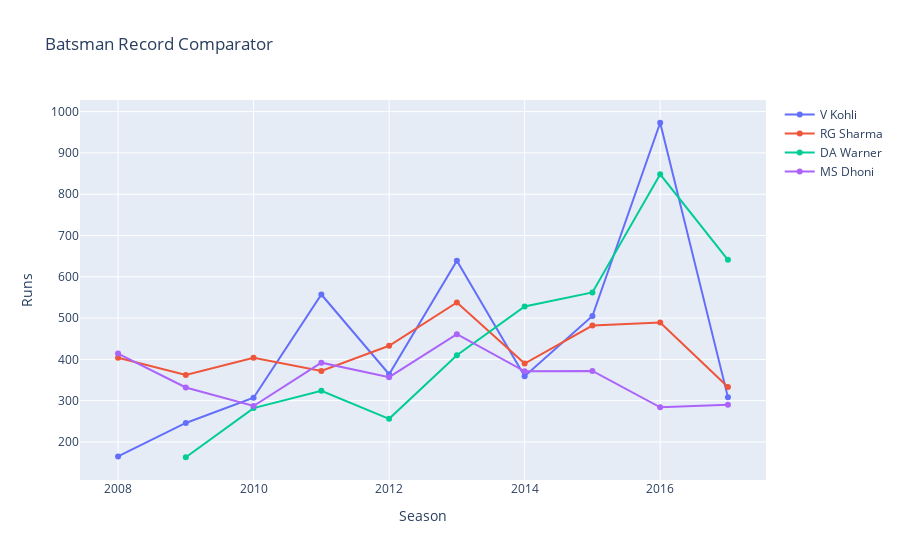

Source (notebook cell):
### Code cell
batsman_comp("V Kohli", "RG Sharma", "DA Warner", "MS Dhoni")

### Figure 1 — Plotly figure (JSON) as saved in the notebook; plotly's stock layout.template omitted (floating-point values rounded to 4 significant figures)
{"data": [{"mode": "lines+markers", "name": "V Kohli", "type": "scatter", "x": [2008, 2009, 2010, 2011, 2012, 2013, 2014, 2015, 2016, 2017], "y": [165, 246, 307, 557, 364, 639, 359, 505, 973, 308]}, {"mode": "lines+markers", "name": "RG Sharma", "type": "scatter", "x": [2008, 2009, 2010, 2011, 2012, 2013, 2014, 2015, 2016, 2017], "y": [404, 362, 404, 372, 433, 538, 390, 482, 489, 333]}, {"mode": "lines+markers", "name": "DA Warner", "type": "scatter", "x": [2009, 2010, 2011, 2012, 2013, 2014, 2015, 2016, 2017], "y": [163, 282, 324, 256, 410, 528, 562, 848, 641]}, {"mode": "lines+markers", "name": "MS Dhoni", "type": "scatter", "x": [2008, 2009, 2010, 2011, 2012, 2013, 2014, 2015, 2016, 2017], "y": [414, 332, 287, 392, 357, 461, 371, 372, 284, 290]}], "layout": {"title": {"text": "Batsman Record Comparator"}, "xaxis": {"title": {"text": "Season"}}, "yaxis": {"title": {"text": "Runs"}}}}
